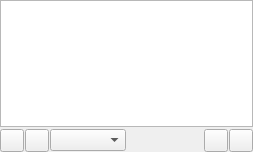
<?xml version="1.0" encoding="UTF-8"?>
<ui version="4.0">
 <class>PlaylistsPage</class>
 <widget class="QWidget" name="PlaylistsPage">
  <property name="geometry">
   <rect>
    <x>0</x>
    <y>0</y>
    <width>253</width>
    <height>152</height>
   </rect>
  </property>
  <layout class="QVBoxLayout" name="vlayout">
   <property name="spacing">
    <number>2</number>
   </property>
   <property name="leftMargin">
    <number>0</number>
   </property>
   <property name="topMargin">
    <number>0</number>
   </property>
   <property name="rightMargin">
    <number>0</number>
   </property>
   <property name="bottomMargin">
    <number>0</number>
   </property>
   <item>
    <widget class="ItemView" name="view"/>
   </item>
   <item>
    <layout class="QHBoxLayout" name="hlayout">
     <property name="spacing">
      <number>1</number>
     </property>
     <property name="leftMargin">
      <number>0</number>
     </property>
     <property name="topMargin">
      <number>0</number>
     </property>
     <property name="rightMargin">
      <number>0</number>
     </property>
     <property name="bottomMargin">
      <number>0</number>
     </property>
     <item>
      <widget class="ToolButton" name="libraryUpdate"/>
     </item>
     <item>
      <widget class="ToolButton" name="searchButton"/>
     </item>
     <item>
      <widget class="GenreCombo" name="genreCombo"/>
     </item>
     <item>
      <widget class="SizeWidget" name="sizeWidget"/>
     </item>
     <item>
      <widget class="MenuButton" name="menuButton"/>
     </item>
     <item>
      <widget class="ToolButton" name="replacePlayQueue"/>
     </item>
    </layout>
   </item>
  </layout>
 </widget>
 <customwidgets>
  <customwidget>
   <class>ItemView</class>
   <extends>QTreeView</extends>
   <header>itemview.h</header>
  </customwidget>
  <customwidget>
   <class>GenreCombo</class>
   <extends>QComboBox</extends>
   <header>genrecombo.h</header>
  </customwidget>
  <customwidget>
   <class>ToolButton</class>
   <extends>QToolButton</extends>
   <header>toolbutton.h</header>
  </customwidget>
  <customwidget>
   <class>MenuButton</class>
   <extends>QToolButton</extends>
   <header>menubutton.h</header>
  </customwidget>
  <customwidget>
   <class>SizeWidget</class>
   <extends>QWidget</extends>
   <header>sizewidget.h</header>
  </customwidget>
 </customwidgets>
 <resources/>
 <connections/>
</ui>
